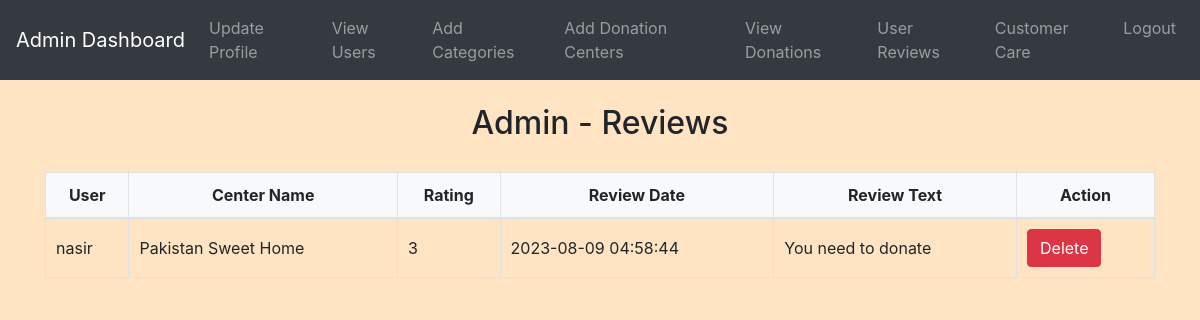
Screenshot of /admin/admin_reviews.php (signed in) with the database file from the repository.
### tables this page shows
CREATE TABLE `reviews` (
  `Review_ID` int(11) NOT NULL,
  `User_ID` int(11) DEFAULT NULL,
  `Center_ID` int(11) DEFAULT NULL,
  `Rating` int(11) DEFAULT NULL,
  `Review_Date` timestamp NOT NULL DEFAULT current_timestamp() ON UPDATE current_timestamp(),
  `Review_Text` text DEFAULT NULL
);

CREATE TABLE `users` (
  `id` int(11) NOT NULL,
  `username` varchar(50) NOT NULL,
  `password` varchar(255) NOT NULL,
  `email` varchar(100) NOT NULL,
  `phone` varchar(20) NOT NULL,
  `age` int(11) DEFAULT NULL
);

CREATE TABLE `donation_centers` (
  `Center_ID` int(11) NOT NULL,
  `Name` varchar(255) NOT NULL,
  `Category_ID` int(11) NOT NULL,
  `Location` varchar(255) NOT NULL,
  `Contact_Number` varchar(20) NOT NULL,
  `Description` text NOT NULL,
  `Picture` varchar(255) DEFAULT NULL
);

### admin/admin_reviews.php (the view, shortened to what this page needs)
<?php
include('config.php');
$reviews = [];
$sql_reviews = "SELECT r.Review_ID, u.username, dc.Name AS center_name, r.Rating, r.Review_Date, r.Review_Text
                FROM Reviews r
                JOIN users u ON r.User_ID = u.id
                JOIN Donation_Centers dc ON r.Center_ID = dc.Center_ID
                ORDER BY r.Review_Date DESC";
$result_reviews = $conn->query($sql_reviews);
if ($result_reviews->num_rows > 0) {
    while ($row = $result_reviews->fetch_assoc()) {
        $reviews[] = $row;
    }
}
?>
<!DOCTYPE html>
<html>
<head>
    <link rel="stylesheet" href="https://maxcdn.bootstrapcdn.com/bootstrap/4.5.2/css/bootstrap.min.css">
<link rel="stylesheet" href="../css/style.css">
</head>
<body>
    <?php include('admin_navbar.php'); ?>
    <div class="container">
        <h2 class="mt-4">Admin - Reviews</h2>
        <table class="table table-bordered">
            <thead>
                <tr>
                    <th>User</th>
                    <th>Center Name</th>
                    <th>Rating</th>
                    <th>Review Date</th>
                    <th>Review Text</th>
                    <th>Action</th>
                </tr>
            </thead>
            <tbody>
                <?php foreach ($reviews as $review): ?>
                <tr>
                    <td><?php echo $review['username']; ?></td>
                    <td><?php echo $review['center_name']; ?></td>
                    <td><?php echo $review['Rating']; ?></td>
                    <td><?php echo $review['Review_Date']; ?></td>
                    <td><?php echo $review['Review_Text']; ?></td>
                    <td><a href="?delete_review=<?php echo $review['Review_ID']; ?>" class="btn btn-danger">Delete</a></td>
                </tr>
                <?php endforeach; ?>
            </tbody>
        </table>
    </div>
</body>
</html>

### css/style.css (style rules this page uses)
body { background-color: bisque; }
h1, h2, h3, h4 { text-align: center; margin-top: 30px; margin-bottom: 30px; }
.table { width: 100%; border-collapse: collapse; margin-top: 20px; }
.table th, .table td { padding: 10px; border: 1px solid #dee2e6; }
.table thead th { background-color: #f8f9fa; font-weight: bold; text-align: center; }
.table tbody td { vertical-align: middle; }

### rows the page displays
reviews: User_ID.username "nasir", Center_ID.Name "Pakistan Sweet Home", Rating "3", Review_Date "2023-08-09 04:58:44", Review_Text "You need to donate"
